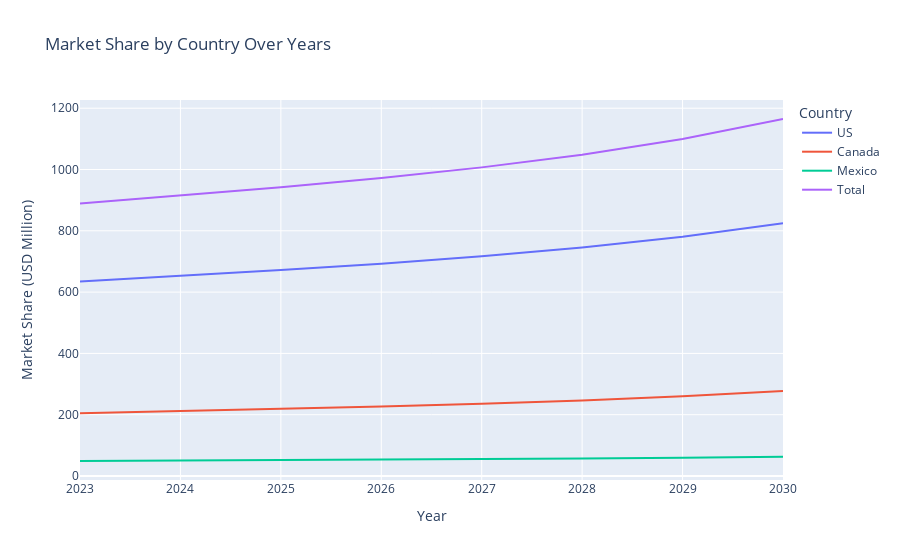

Here is the notebook cell this chart was saved with:
### Code cell
# Create line chart
fig = px.line(df_table4_long, x='Year/Country', y='Market Share (USD Million)', color='Country',
              title='Market Share by Country Over Years',
              labels={'Year/Country': 'Year', 'Market Share (USD Million)': 'Market Share (USD Million)'})

# Show plot
fig.show()

### Figure 1 — Plotly figure (JSON) as saved in the notebook; plotly's stock layout.template omitted (floating-point values rounded to 4 significant figures)
{"data": [{"hovertemplate": "Country=US <br>Year=%{x}<br>Market Share (USD Million)=%{y}<extra></extra>", "legendgroup": "US ", "line": {"color": "#636efa", "dash": "solid"}, "marker": {"symbol": "circle"}, "mode": "lines", "name": "US ", "orientation": "v", "showlegend": true, "type": "scatter", "x": [2023, 2024, 2025, 2026, 2027, 2028, 2029, 2030], "xaxis": "x", "y": [635.0, 653.0, 672.1, 692.9, 716.7, 745.2, 780.5, 825.1], "yaxis": "y"}, {"hovertemplate": "Country=Canada <br>Year=%{x}<br>Market Share (USD Million)=%{y}<extra></extra>", "legendgroup": "Canada ", "line": {"color": "#EF553B", "dash": "solid"}, "marker": {"symbol": "circle"}, "mode": "lines", "name": "Canada ", "orientation": "v", "showlegend": true, "type": "scatter", "x": [2023, 2024, 2025, 2026, 2027, 2028, 2029, 2030], "xaxis": "x", "y": [204.8, 211.4, 218.5, 226.5, 235.6, 246.4, 260.0, 277.1], "yaxis": "y"}, {"hovertemplate": "Country=Mexico<br>Year=%{x}<br>Market Share (USD Million)=%{y}<extra></extra>", "legendgroup": "Mexico", "line": {"color": "#00cc96", "dash": "solid"}, "marker": {"symbol": "circle"}, "mode": "lines", "name": "Mexico", "orientation": "v", "showlegend": true, "type": "scatter", "x": [2023, 2024, 2025, 2026, 2027, 2028, 2029, 2030], "xaxis": "x", "y": [48.97, 50.23, 51.55, 53.01, 54.69, 56.73, 59.3, 62.67], "yaxis": "y"}, {"hovertemplate": "Country=Total<br>Year=%{x}<br>Market Share (USD Million)=%{y}<extra></extra>", "legendgroup": "Total", "line": {"color": "#ab63fa", "dash": "solid"}, "marker": {"symbol": "circle"}, "mode": "lines", "name": "Total", "orientation": "v", "showlegend": true, "type": "scatter", "x": [2023, 2024, 2025, 2026, 2027, 2028, 2029, 2030], "xaxis": "x", "y": [888.8, 914.7, 942.2, 972.4, 1007.0, 1048.0, 1100.0, 1165.0], "yaxis": "y"}], "layout": {"legend": {"title": {"text": "Country"}, "tracegroupgap": 0}, "title": {"text": "Market Share by Country Over Years"}, "xaxis": {"anchor": "y", "domain": [0, 1], "title": {"text": "Year"}}, "yaxis": {"anchor": "x", "domain": [0, 1], "title": {"text": "Market Share (USD Million)"}}}}
